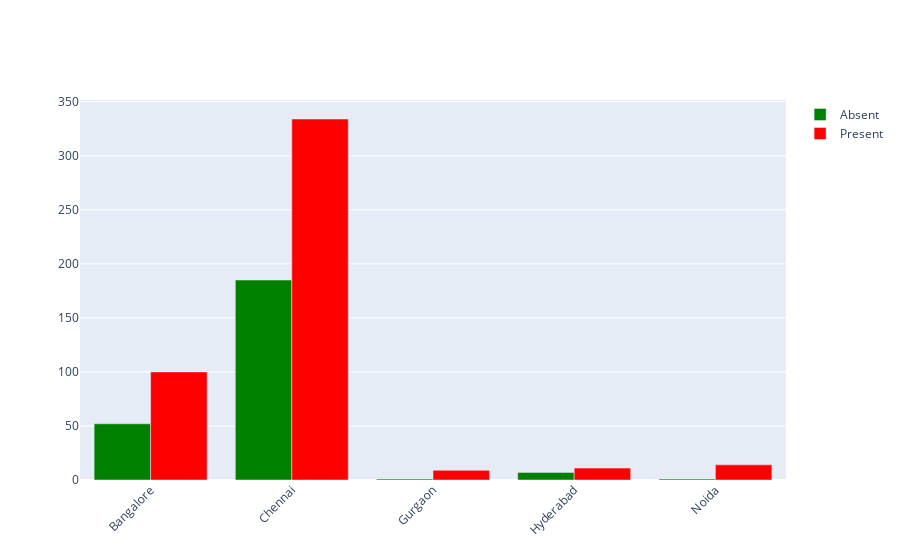

Here is the notebook cell this chart was saved with:
### Code cell
barplot(Interview_Venue_Category,Interview_Venue_Group)

### Figure 1 — Plotly figure (JSON) as saved in the notebook; plotly's stock layout.template omitted (floating-point values rounded to 4 significant figures)
{"data": [{"marker": {"color": "green"}, "name": "Absent", "type": "bar", "x": ["Bangalore", "Chennai", "Gurgaon", "Hyderabad", "Noida"], "y": [52, 185, 1, 7, 1]}, {"marker": {"color": "red"}, "name": "Present", "type": "bar", "x": ["Bangalore", "Chennai", "Gurgaon", "Hyderabad", "Noida"], "y": [100, 334, 9, 11, 14]}], "layout": {"barmode": "group", "xaxis": {"tickangle": -45}}}
